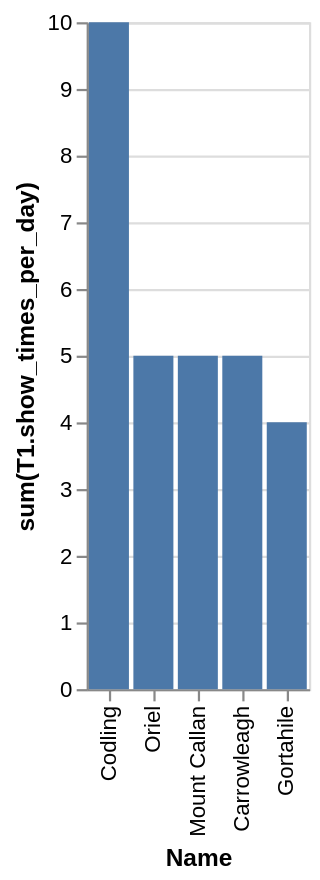

Describe this chart as a Vega-Lite specification.
### Vega-Lite specification from a JSON file in a GitHub repository (floating-point values rounded to 4 significant figures)
{"data": {"values": [{"x_data": "Codling", "y_data": 10}, {"x_data": "Oriel", "y_data": 5}, {"x_data": "Mount Callan", "y_data": 5}, {"x_data": "Carrowleagh", "y_data": 5}, {"x_data": "Gortahile", "y_data": 4}]}, "mark": "bar", "encoding": {"x": {"field": "x_data", "type": "nominal", "title": "Name", "sort": {"op": "sum", "field": "y_data", "order": "descending"}}, "y": {"field": "y_data", "type": "quantitative", "title": "sum(T1.show_times_per_day)"}}}
